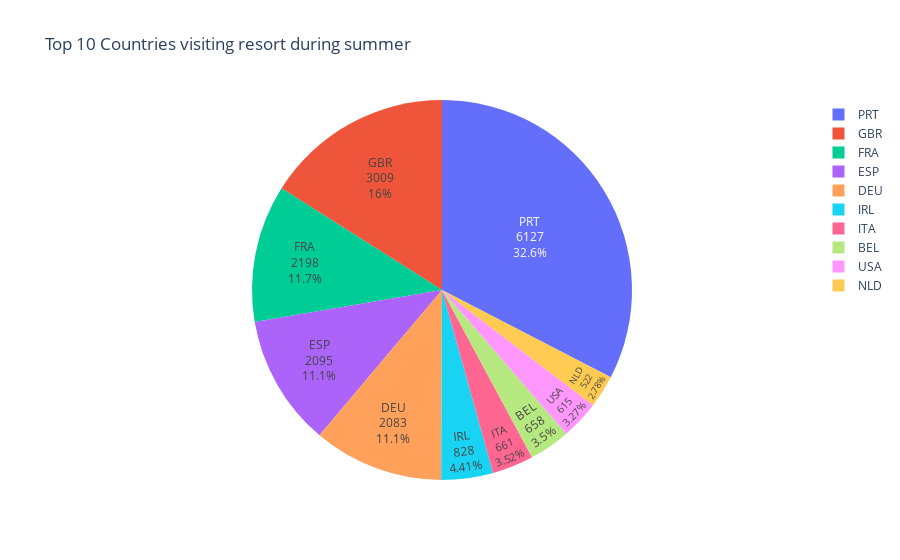

The notebook cell this image was saved under:
### Code cell
top10 = px.pie(summer,
        names = summer.country.value_counts().index[:10],
        values = summer.country.value_counts().values[:10],
        title = 'Top 10 Countries visiting resort during summer')
top10.update_traces(textposition="inside", textinfo="value+percent+label")
top10.show()

### Figure 1 — Plotly figure (JSON) as saved in the notebook; plotly's stock layout.template omitted (floating-point values rounded to 4 significant figures)
{"data": [{"domain": {"x": [0, 1], "y": [0, 1]}, "hovertemplate": "label=%{label}<br>value=%{value}<extra></extra>", "labels": ["PRT", "GBR", "FRA", "ESP", "DEU", "IRL", "ITA", "BEL", "USA", "NLD"], "legendgroup": "", "name": "", "showlegend": true, "textinfo": "value+percent+label", "textposition": "inside", "type": "pie", "values": [6127, 3009, 2198, 2095, 2083, 828, 661, 658, 615, 522]}], "layout": {"legend": {"tracegroupgap": 0}, "title": {"text": "Top 10 Countries visiting resort during summer"}}}
